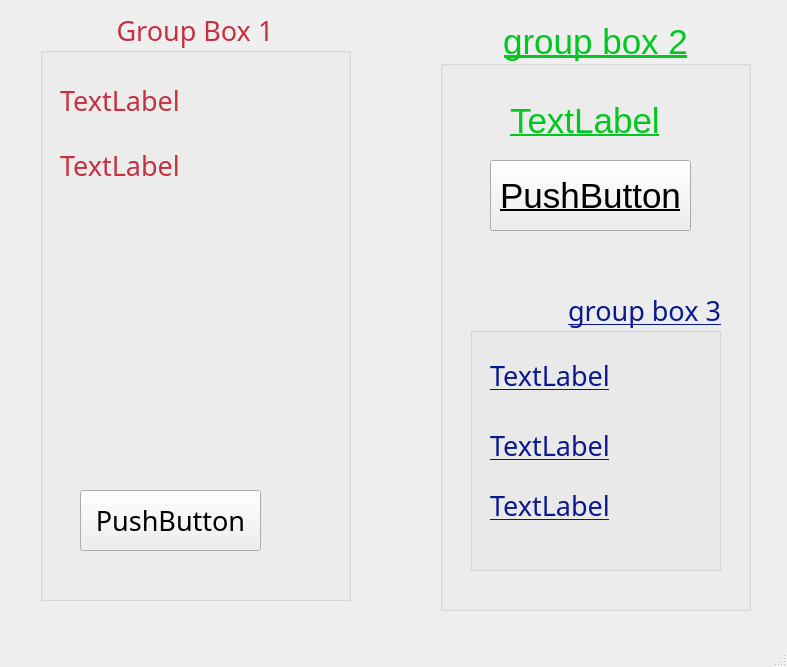
<?xml version="1.0" encoding="UTF-8"?>
<ui version="4.0">
 <class>groupbox</class>
 <widget class="QMainWindow" name="groupbox">
  <property name="geometry">
   <rect>
    <x>0</x>
    <y>0</y>
    <width>787</width>
    <height>667</height>
   </rect>
  </property>
  <property name="font">
   <font>
    <bold>false</bold>
    <underline>true</underline>
    <strikeout>false</strikeout>
   </font>
  </property>
  <property name="windowTitle">
   <string>MainWindow</string>
  </property>
  <widget class="QWidget" name="centralwidget">
   <widget class="QGroupBox" name="groupBox2">
    <property name="geometry">
     <rect>
      <x>440</x>
      <y>20</y>
      <width>311</width>
      <height>591</height>
     </rect>
    </property>
    <property name="palette">
     <palette>
      <active>
       <colorrole role="WindowText">
        <brush brushstyle="SolidPattern">
         <color alpha="255">
          <red>0</red>
          <green>200</green>
          <blue>30</blue>
         </color>
        </brush>
       </colorrole>
      </active>
      <inactive>
       <colorrole role="WindowText">
        <brush brushstyle="SolidPattern">
         <color alpha="255">
          <red>0</red>
          <green>200</green>
          <blue>30</blue>
         </color>
        </brush>
       </colorrole>
      </inactive>
      <disabled/>
     </palette>
    </property>
    <property name="font">
     <font>
      <family>Ubuntu</family>
      <pointsize>26</pointsize>
      <bold>false</bold>
      <underline>true</underline>
      <strikeout>false</strikeout>
     </font>
    </property>
    <property name="title">
     <string>group box 2</string>
    </property>
    <property name="alignment">
     <set>Qt::AlignCenter</set>
    </property>
    <widget class="QLabel" name="label_3">
     <property name="geometry">
      <rect>
       <x>70</x>
       <y>70</y>
       <width>171</width>
       <height>61</height>
      </rect>
     </property>
     <property name="text">
      <string>TextLabel</string>
     </property>
    </widget>
    <widget class="QPushButton" name="pushButton_2">
     <property name="geometry">
      <rect>
       <x>50</x>
       <y>140</y>
       <width>201</width>
       <height>71</height>
      </rect>
     </property>
     <property name="text">
      <string>PushButton</string>
     </property>
    </widget>
    <widget class="QGroupBox" name="groupBox2_1">
     <property name="geometry">
      <rect>
       <x>30</x>
       <y>270</y>
       <width>251</width>
       <height>281</height>
      </rect>
     </property>
     <property name="palette">
      <palette>
       <active>
        <colorrole role="WindowText">
         <brush brushstyle="SolidPattern">
          <color alpha="255">
           <red>11</red>
           <green>25</green>
           <blue>144</blue>
          </color>
         </brush>
        </colorrole>
       </active>
       <inactive>
        <colorrole role="WindowText">
         <brush brushstyle="SolidPattern">
          <color alpha="255">
           <red>11</red>
           <green>25</green>
           <blue>144</blue>
          </color>
         </brush>
        </colorrole>
       </inactive>
       <disabled/>
      </palette>
     </property>
     <property name="font">
      <font>
       <family>Ubuntu Sans Mono</family>
       <pointsize>20</pointsize>
       <bold>false</bold>
       <underline>true</underline>
       <strikeout>false</strikeout>
      </font>
     </property>
     <property name="title">
      <string>group box 3</string>
     </property>
     <property name="alignment">
      <set>Qt::AlignRight|Qt::AlignTrailing|Qt::AlignVCenter</set>
     </property>
     <widget class="QLabel" name="label_4">
      <property name="geometry">
       <rect>
        <x>20</x>
        <y>60</y>
        <width>161</width>
        <height>51</height>
       </rect>
      </property>
      <property name="text">
       <string>TextLabel</string>
      </property>
     </widget>
     <widget class="QLabel" name="label_5">
      <property name="geometry">
       <rect>
        <x>20</x>
        <y>140</y>
        <width>141</width>
        <height>31</height>
       </rect>
      </property>
      <property name="text">
       <string>TextLabel</string>
      </property>
     </widget>
     <widget class="QLabel" name="label_6">
      <property name="geometry">
       <rect>
        <x>20</x>
        <y>200</y>
        <width>141</width>
        <height>31</height>
       </rect>
      </property>
      <property name="text">
       <string>TextLabel</string>
      </property>
     </widget>
    </widget>
   </widget>
   <widget class="QGroupBox" name="groupBox1">
    <property name="geometry">
     <rect>
      <x>40</x>
      <y>10</y>
      <width>311</width>
      <height>591</height>
     </rect>
    </property>
    <property name="palette">
     <palette>
      <active>
       <colorrole role="WindowText">
        <brush brushstyle="SolidPattern">
         <color alpha="255">
          <red>197</red>
          <green>49</green>
          <blue>64</blue>
         </color>
        </brush>
       </colorrole>
      </active>
      <inactive>
       <colorrole role="WindowText">
        <brush brushstyle="SolidPattern">
         <color alpha="255">
          <red>197</red>
          <green>49</green>
          <blue>64</blue>
         </color>
        </brush>
       </colorrole>
      </inactive>
      <disabled/>
     </palette>
    </property>
    <property name="font">
     <font>
      <family>Ubuntu Mono</family>
      <pointsize>20</pointsize>
      <bold>false</bold>
      <underline>false</underline>
      <strikeout>false</strikeout>
     </font>
    </property>
    <property name="title">
     <string>Group Box 1</string>
    </property>
    <property name="alignment">
     <set>Qt::AlignCenter</set>
    </property>
    <widget class="QLabel" name="label">
     <property name="geometry">
      <rect>
       <x>20</x>
       <y>60</y>
       <width>151</width>
       <height>61</height>
      </rect>
     </property>
     <property name="text">
      <string>TextLabel</string>
     </property>
    </widget>
    <widget class="QLabel" name="label_2">
     <property name="geometry">
      <rect>
       <x>20</x>
       <y>120</y>
       <width>151</width>
       <height>71</height>
      </rect>
     </property>
     <property name="text">
      <string>TextLabel</string>
     </property>
    </widget>
    <widget class="QPushButton" name="pushButton">
     <property name="geometry">
      <rect>
       <x>40</x>
       <y>480</y>
       <width>181</width>
       <height>61</height>
      </rect>
     </property>
     <property name="text">
      <string>PushButton</string>
     </property>
    </widget>
   </widget>
  </widget>
  <widget class="QMenuBar" name="menubar">
   <property name="geometry">
    <rect>
     <x>0</x>
     <y>0</y>
     <width>787</width>
     <height>22</height>
    </rect>
   </property>
  </widget>
  <widget class="QStatusBar" name="statusbar"/>
 </widget>
 <resources/>
 <connections/>
</ui>
